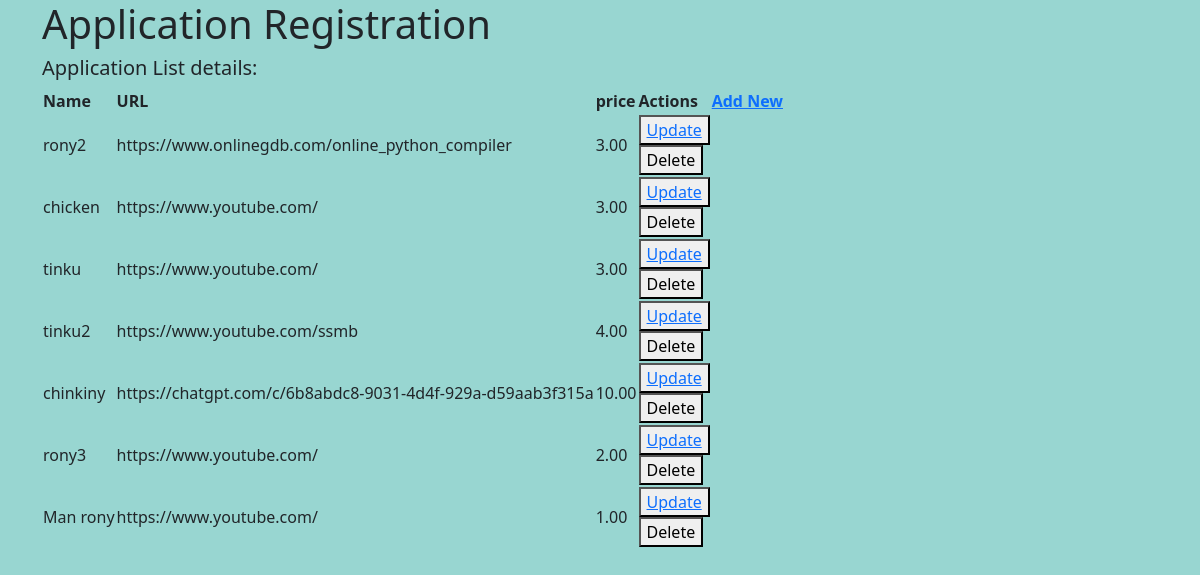
Page /list/ on the committed database.
### app/models.py (models this page shows, shortened)
class App(models.Model):
    Name=models.CharField(max_length=15, unique=True)
    URL=models.URLField(max_length=200)
    price=models.DecimalField(max_digits=5, decimal_places=2)

### app/views.py (the view)
# urls.py: path("list/", views.app_list, name="App_list")
def app_list(request):
    context={"details":App.objects.all()}
    return render(request, "list.html", context)

### templates/list.html (shortened to what this page needs)
{% extends "base.html" %}
{% block content %}
<h5>Application List details:</h5>
<table>
  <thead>
    <th>Name</th>
    <th>URL</th>
    <th>price</th>
    <th>Actions</th>
    <th> <a href="{% url "App_insert" %}">Add New</a></th>
  </thead>
<tbody>
  {% for i in details %}
  <tr>
    <td>{{i.Name}}</td>
    <td>{{i.URL}}</td>
    <td>{{i.price}}</td>
    <td>
       <button  name="button"> <a href="{% url "App_edit" i.id %}">Update</a></button>
    <form class="delete-data" action="{% url "App_delete" i.id %}" method="post">
     <button  name="button">Delete</button>
    </form>
    </td>
  </tr>
  {% endfor %}
</tbody>
</table>
{% endblock content %}

### templates/base.html (shortened to what this page needs)
<!DOCTYPE html>
<html lang="en" dir="ltr">
  <head>
    <link href="https://cdn.jsdelivr.net/npm/bootstrap@5.3.0-alpha1/dist/css/bootstrap.min.css" rel="stylesheet">
    <link rel="stylesheet" href="https://cdnjs.cloudflare.com/ajax/libs/font-awesome/6.5.1/css/all.min.css">
  </head>
  <body class="custom-background">
    <div class="container">
      <h1>Application Registration</h1>
      {% block content %}
      {% endblock content %}
    </div>
  </body>
</html>

### templates/base.html (style rules this page uses)
.custom-background { background-color: #98d6d1; background-size: cover; height: 100vh; }
h1 { text-align:justify; }

### rows in the picture
App: Name "rony2", URL "https://www.onlinegdb.com/online_python_compiler", price "3.00"
App: Name "chicken", URL "https://www.youtube.com/", price "3.00"
App: Name "tinku", URL "https://www.youtube.com/", price "3.00"
App: Name "tinku2", URL "https://www.youtube.com/ssmb", price "4.00"
App: Name "chinkiny", URL "https://chatgpt.com/c/6b8abdc8-9031-4d4f-929a-d59aab3f315a", price "10.00"
App: Name "rony3", URL "https://www.youtube.com/", price "2.00"
App: Name "Man rony", URL "https://www.youtube.com/", price "1.00"
